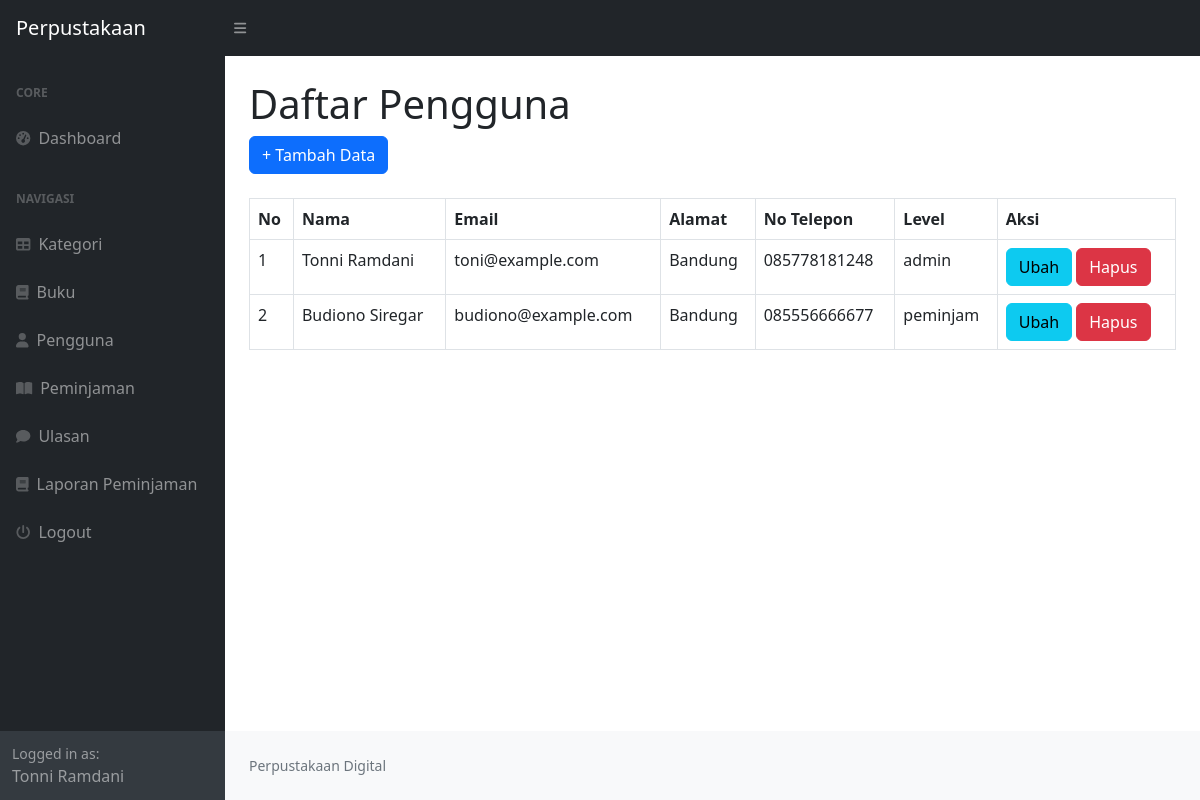
Before: /index.php?page=user (signed in) with the older database file.
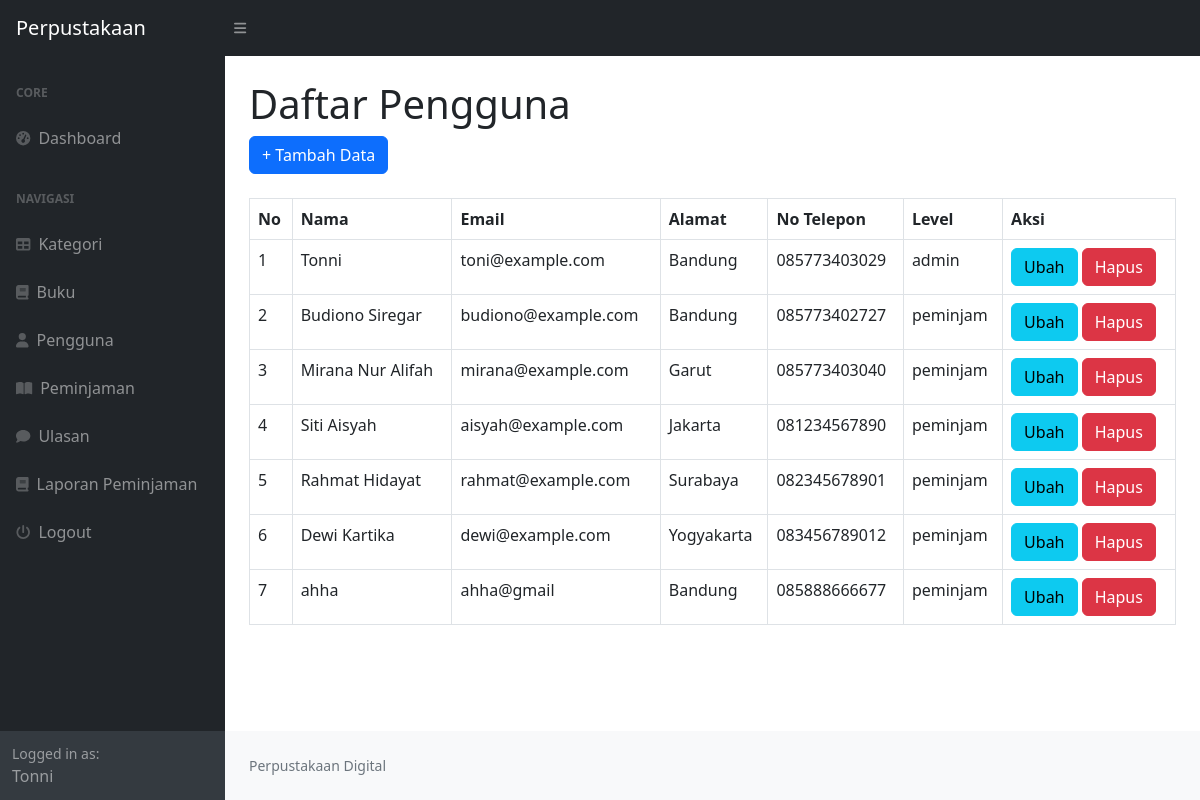
After: the same page with the newer database file.
### tables this page shows
CREATE TABLE `user` (
  `id_user` int NOT NULL,
  `nama` varchar(255) DEFAULT NULL,
  `username` varchar(255) DEFAULT NULL,
  `password` varchar(255) DEFAULT NULL,
  `email` varchar(255) DEFAULT NULL,
  `alamat` text,
  `no_telepon` varchar(255) DEFAULT NULL,
  `level` enum('admin','peminjam') DEFAULT NULL
);

### user.php (the view)
<h1 class="mt-4">Daftar Pengguna</h1>
<div class="row">
    <div class="col-md-12">
        <a href="?page=user_tambah" class="btn btn-primary">+ Tambah Data</a>
        <br>
        <br>
        <table class="table table-bordered" id="dataTable" width="100%" cellspacin="5">
            <tr>
                <th>No</th>
                <th>Nama</th>
                <th>Email</th>
                <th>Alamat</th>
                <th>No Telepon</th>
                <th>Level</th>
                <th>Aksi</th>
            </tr>
            <?php
            $i = 1;
                $query = mysqli_query($koneksi, "SELECT id_user, nama, username, email, alamat, no_telepon, level FROM user");
                while($data = mysqli_fetch_array($query)){
                    ?>
                    <tr>
                        <td><?php echo $i++?></td>
                        <td><?php echo $data['nama']; ?></td>
                        <td><?php echo $data['email']; ?></td>
                        <td><?php echo $data['alamat']; ?></td>
                        <td><?php echo $data['no_telepon']; ?></td>
                        <td><?php echo $data['level']; ?></td>
                        <td>
                            <a href="?page=user_ubah&&id=<?php echo $data['id_user']; ?>" class="btn btn-info">Ubah</a>
                            <a onclick="return confirm('Apakah Anda Akan menghapus data ini')" href="?page=user_hapus&&id=<?php echo $data['id_user']; ?>" class="btn btn-danger">Hapus</a>
                        </td>
                    <tr>
                        <?php
                }
            ?>
        </table>
    </div>
</div>

### index.php (shortened to what this page needs)
<!DOCTYPE html>
<html lang="en">
<head>
    <link href="https://cdn.jsdelivr.net/npm/simple-datatables@7.1.2/dist/style.min.css" rel="stylesheet" />
    <link href="css/styles.css" rel="stylesheet" />
</head>
<body class="sb-nav-fixed">
    <nav class="sb-topnav navbar navbar-expand navbar-dark bg-dark">
        <a class="navbar-brand ps-3" href="index.html">Perpustakaan</a>
        <button class="btn btn-link btn-sm order-1 order-lg-0 me-4 me-lg-0" id="sidebarToggle" href="#!"><i class="fas fa-bars"></i></button>
    </nav>
    <div id="layoutSidenav">
        <div id="layoutSidenav_nav">
            <nav class="sb-sidenav accordion sb-sidenav-dark" id="sidenavAccordion">
                <div class="sb-sidenav-menu">
                    <div class="nav">
                        <?php
                        if ($_SESSION["user"]["level"] != "peminjam") {
                        ?>
                            <div class="sb-sidenav-menu-heading">Core</div>
                            <a class="nav-link" href="?">
                                <div class="sb-nav-link-icon"><i class="fas fa-tachometer-alt"></i></div>
                                Dashboard
                            </a>
                        <?php
                        }
                        ?>
                        <div class="sb-sidenav-menu-heading">Navigasi</div>
                        <?php
                        if ($_SESSION["user"]["level"] != "peminjam") {
                        ?>
                            <a class="nav-link" href="?page=kategori">
                                <div class="sb-nav-link-icon"><i class="fas fa-table"></i></div>
                                Kategori
                            </a>
                        <?php
                        }
                        ?>
                        <a class="nav-link" href="?page=buku">
                            <div class="sb-nav-link-icon"><i class="fas fa-book"></i></div>
                            Buku
                        </a>
                        <?php
                        if ($_SESSION["user"]["level"] == "admin") {
                        ?>
                            <a class="nav-link" href="?page=user">
                                <div class="sb-nav-link-icon"><i class="fas fa-user"></i></div>
                                Pengguna
                            </a>
                        <?php
                        }
                        ?>
                        <a class="nav-link" href="?page=peminjaman">
                            <div class="sb-nav-link-icon"><i class="fas fa-book-open"></i></div>
                            Peminjaman
                        </a>
                        <a class="nav-link" href="?page=ulasan">
                            <div class="sb-nav-link-icon"><i class="fas fa-comment"></i></div>
                            Ulasan
                        </a>
                        <?php
                        if ($_SESSION["user"]["level"] != "peminjam") {
                        ?>
                            <a class="nav-link" href="?page=laporan">
                                <div class="sb-nav-link-icon"><i class="fas fa-book"></i></div>
                                Laporan Peminjaman
                            </a>
                        <?php
                        }
                        ?>
                        <a class="nav-link" href="logout.php">
                            <div class="sb-nav-link-icon"><i class="fas fa-power-off"></i></div>
                            Logout
                        </a>
                    </div>
                </div>
                <div class="sb-sidenav-footer">
                    <div class="small">Logged in as:</div>
                    <?php
                    echo $_SESSION['user']['nama'];
                    ?>
                </div>
            </nav>
        </div>
        <div id="layoutSidenav_content">
            <main>
                <div class="container-fluid px-4">
                    <?php
                    $page = isset($_GET['page']) ? $_GET['page'] : 'home';
                    if (file_exists($page . ".php")) {
                        include $page . ".php";
                    } else {
                        include "404.php";
                    }
                    ?>
                </div>
            </main>
            <footer class="py-4 bg-light mt-auto">
                <div class="container-fluid px-4">
                    <div class="d-flex align-items-center justify-content-between small">
                        <div class="text-muted">Perpustakaan Digital</div>
                    </div>
                </div>
            </footer>
        </div>
    </div>
</body>
</html>

Changed rows visible on the page:
changed user "toni@example.com": nama "Tonni Ramdani" → "Tonni"; no_telepon "085778181248" → "085773403029"
changed user "Budiono Siregar": no_telepon "085556666677" → "085773402727"
added user: nama "Mirana Nur Alifah", email "mirana@example.com", alamat "Garut", no_telepon "085773403040", level "peminjam"
added user: nama "Siti Aisyah", email "aisyah@example.com", alamat "Jakarta", no_telepon "081234567890", level "peminjam"
added user: nama "Rahmat Hidayat", email "rahmat@example.com", alamat "Surabaya", no_telepon "082345678901", level "peminjam"
added user: nama "Dewi Kartika", email "dewi@example.com", alamat "Yogyakarta", no_telepon "083456789012", level "peminjam"
added user: nama "ahha", email "ahha@gmail", alamat "Bandung", no_telepon "085888666677", level "peminjam"
Other visible differences:
$_SESSION['user']['nama']: "Tonni Ramdani" → "Tonni"
